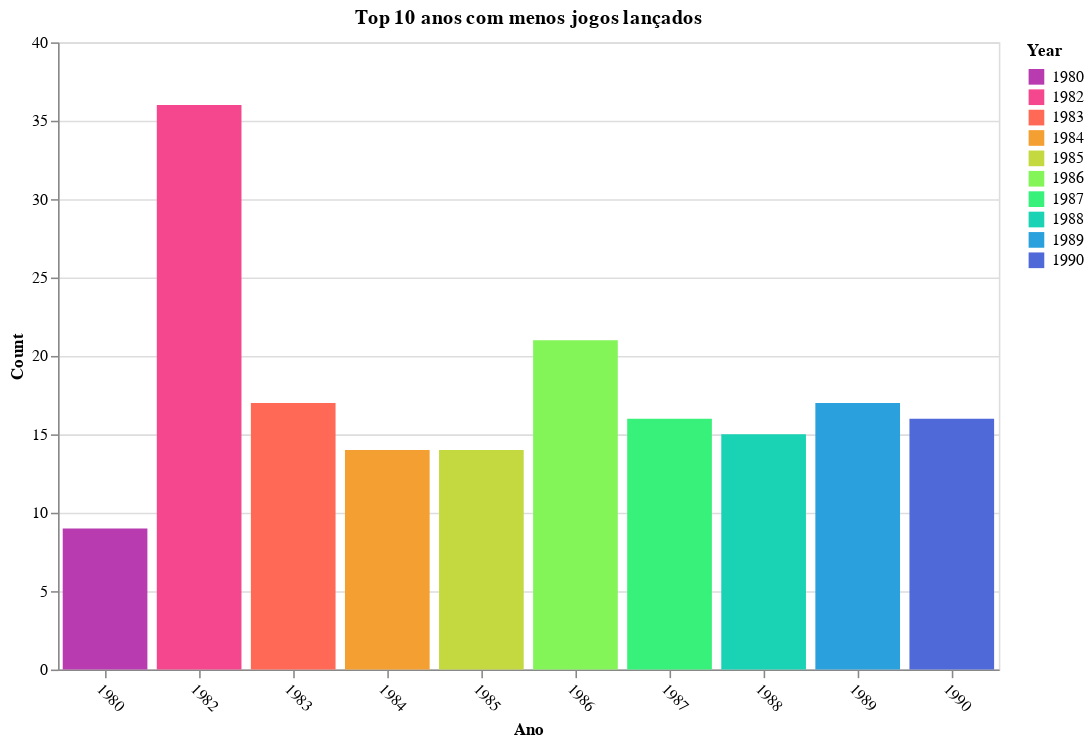

Notebook source saved alongside this figure:
### Code cell
# Gráfico de barras com os 10 anos com menos jogos lançados
top10 = (
    alt.Chart(top_10_years_least_freq)
    .mark_bar()
    .encode(
        x=alt.X("Year:O", axis=alt.Axis(title="Ano", labelAngle=45)),
        y="Count:Q",
        color=alt.Color("Year:O", scale=alt.Scale(scheme="rainbow")),
        tooltip=["Year", "Count"],
    )
    .properties(title="Top 10 anos com menos jogos lançados", width=600, height=400)
)
top10.show()

### Figure 1 — Vega-Lite specification as saved in the notebook (floating-point values rounded to 4 significant figures)
{"config": {"view": {"continuousWidth": 300, "continuousHeight": 300}}, "data": {"name": "data-7f55999ac5cb4912b74a059498893656"}, "mark": {"type": "bar"}, "encoding": {"color": {"field": "Year", "scale": {"scheme": "rainbow"}, "type": "ordinal"}, "tooltip": [{"field": "Year", "type": "quantitative"}, {"field": "Count", "type": "quantitative"}], "x": {"axis": {"labelAngle": 45, "title": "Ano"}, "field": "Year", "type": "ordinal"}, "y": {"field": "Count", "type": "quantitative"}}, "height": 400, "title": "Top 10 anos com menos jogos lançados", "width": 600, "$schema": "https://vega.github.io/schema/vega-lite/v5.20.1.json", "datasets": {"data-7f55999ac5cb4912b74a059498893656": [{"Year": 1980.0, "Count": 9}, {"Year": 1985.0, "Count": 14}, {"Year": 1984.0, "Count": 14}, {"Year": 1988.0, "Count": 15}, {"Year": 1987.0, "Count": 16}, {"Year": 1990.0, "Count": 16}, {"Year": 1989.0, "Count": 17}, {"Year": 1983.0, "Count": 17}, {"Year": 1986.0, "Count": 21}, {"Year": 1982.0, "Count": 36}]}}
